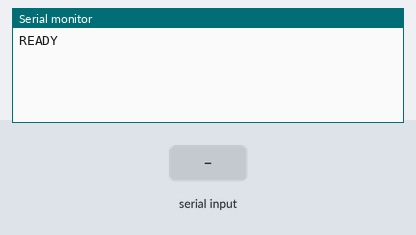
The sketch below on a simulated Arduino Uno, built with avr-gcc and run on an emulated ATmega328P. Parts: the last lines printed to the serial monitor. The test bench sets the inputs (shaded band).

Above: at 1.2 s.
1.3 s: "GOTO 1\n" received over Serial
At 1.7 s:
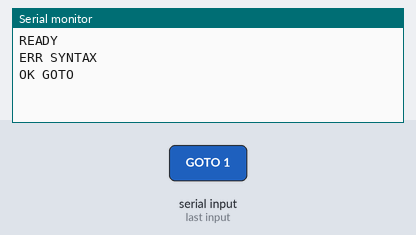
2.8 s: "TRACK 1\n" received over Serial
At 4.0 s:
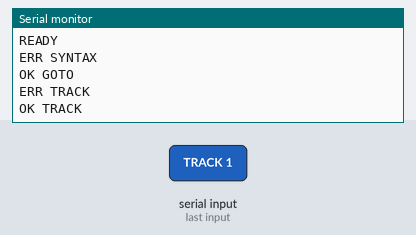
4.3 s: "ZERO\n" received over Serial
At 4.6 s:
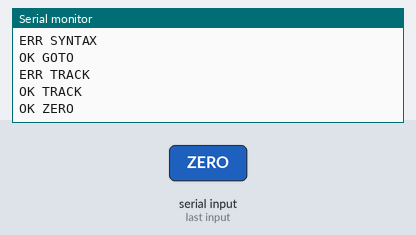
5.8 s: "STOP\n" received over Serial
At 7.0 s:
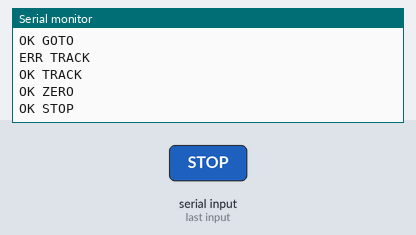

Measured:
- after the input at 1.3 s, the serial monitor: prints a new line at once (image 1)
- after the input at 2.8 s, the serial monitor: prints a new line at once (image 2)
- after the input at 4.3 s, the serial monitor: prints a new line at once (image 3)
- after the input at 5.8 s, the serial monitor: prints a new line at once (image 4)

The sketch:

tracker3.0.ino
```cpp
// FIRMWARE PARA CONTROLE DE TELESCOPIO (LAT359.999/ALT90) COM MOTOR DE PASSO NEMA (RECOMENDADO) 17 EM ARDUINO UNO
// VERSAO 3.0 STABLE DESENVOLVIDA POR BRYAM S. SIERPINSKI EM 01/2026
// USO LIVRE :)

#include <AccelStepper.h>

// ================== PINOS ==================
#define AZ_STEP 2
#define AZ_DIR 3
#define ALT_STEP 4
#define ALT_DIR 5

// ================== MOTORES ==================
AccelStepper motorAz(AccelStepper::DRIVER, AZ_STEP, AZ_DIR);
AccelStepper motorAlt(AccelStepper::DRIVER, ALT_STEP, ALT_DIR);

// ================== CONFIG ==================
const float AZ_STEPS_PER_DEG = 20.0;
const float ALT_STEPS_PER_DEG = 20.0;

// Limites físicos do hardware
const float AZ_MIN = 0, AZ_MAX = 359.999; // Eixo horizontal
const float ALT_MIN = 0, ALT_MAX = 90;    // Eixo vertical (azimute 90)

// LIMPAR VARIÁVEIS
float currentAz = 0.0;
float currentAlt = 0.0;

float targetAz = 0.0;
float targetAlt = 0.0;

bool tracking = false;

float speedAz = 0;
float speedAlt = 0;

// compensação de folga de mudança de direção
const int BACKLASH_AZ_STEPS = 5;
const int BACKLASH_ALT_STEPS = 5;

// ================== SETUP ==================
void setup()
{
  Serial.begin(9600);

  motorAz.setMaxSpeed(800);
  motorAz.setAcceleration(400);

  motorAlt.setMaxSpeed(800);
  motorAlt.setAcceleration(400);

  Serial.println("READY");
}

// ================== LOOP ==================
void loop()
{
  if (!readBinaryTrack())
  {
    readCommand();
  }

  if (tracking)
  {
    motorAz.setSpeed(speedAz);
    motorAlt.setSpeed(speedAlt);
    motorAz.runSpeed();
    motorAlt.runSpeed();
  }
  else
  {
    motorAz.run();
    motorAlt.run();

    if (!motorAz.isRunning() && !motorAlt.isRunning())
    {
      currentAz = motorAz.currentPosition() / AZ_STEPS_PER_DEG;
      currentAlt = motorAlt.currentPosition() / ALT_STEPS_PER_DEG;
    }
  }
}

// ================== SERIAL ==================
String inputString = "";
void readCommand()
{
  while (Serial.available())
  {
    char inChar = (char)Serial.read();
    if (inChar == '\n')
    {
      inputString.trim();
      parseCommand(inputString);
      inputString = "";
    }
    else
    {
      inputString += inChar;
    }
  }
}

void parseCommand(String cmd)
{
  if (cmd.startsWith("GOTO"))
  {
    parseGoto(cmd);
    tracking = false;
    Serial.println("OK GOTO");
  }
  else if (cmd.startsWith("TRACK"))
  {
    parseTrackSpeed(cmd);
    tracking = true;
    Serial.println("OK TRACK");
  }
  else if (cmd == "ZERO")
  {
    zeroPosition();
    Serial.println("OK ZERO");
  }
  else if (cmd == "STOP")
  {
    speedAz = 0;
    speedAlt = 0;

    motorAz.setSpeed(0);
    motorAlt.setSpeed(0);

    motorAz.stop();
    motorAlt.stop();
    motorAz.moveTo(motorAz.currentPosition());
    motorAlt.moveTo(motorAlt.currentPosition());

    tracking = false;
    Serial.println("OK STOP");
  }
  else
  {
    Serial.println("ERR SYNTAX");
  }
}

// ================== GOTO / TRACK ==================
void parseGoto(String cmd)
{
  float az, alt;

  int azIndex = cmd.indexOf("AZ=");
  int altIndex = cmd.indexOf("ALT=");

  if (azIndex < 0 || altIndex < 0)
  {
    Serial.println("ERR SYNTAX");
    return;
  }

  az = cmd.substring(azIndex + 3, cmd.indexOf(' ', azIndex + 3)).toFloat();
  alt = cmd.substring(altIndex + 4).toFloat();

  moveTo(az, alt);
}

// ================== MOVIMENTO ==================
void applyBacklash(long nextAzSteps, long nextAltSteps)
{
  // Se direção mudou, empurra para compensar folga
  if (nextAzSteps > motorAz.currentPosition())
    nextAzSteps += BACKLASH_AZ_STEPS;
  else if (nextAzSteps < motorAz.currentPosition())
    nextAzSteps -= BACKLASH_AZ_STEPS;
  if (nextAltSteps > motorAlt.currentPosition())
    nextAltSteps += BACKLASH_ALT_STEPS;
  else if (nextAltSteps < motorAlt.currentPosition())
    nextAltSteps -= BACKLASH_ALT_STEPS;

  motorAz.moveTo(nextAzSteps);
  motorAlt.moveTo(nextAltSteps);
}

void moveTo(float az, float alt)
{
  // Respeita limites fisicos
  az = constrain(az, AZ_MIN, AZ_MAX);
  alt = constrain(alt, ALT_MIN, ALT_MAX);

  // Calcular menor delta (menor caminho) para voltas maiores que 180 nao derem a volta contando - graus
  float deltaAz = az - currentAz;
  if (deltaAz > 180)
    deltaAz -= 360;
  if (deltaAz < -180)
    deltaAz += 360;

  long azSteps = (currentAz + deltaAz) * AZ_STEPS_PER_DEG;
  long altSteps = alt * ALT_STEPS_PER_DEG;

  applyBacklash(azSteps, altSteps);

  targetAz = az;
  targetAlt = alt;

  currentAz = az;
  currentAlt = alt;
}

// ================== ZERO ==================
void zeroPosition()
{
  motorAz.setCurrentPosition(0);
  motorAlt.setCurrentPosition(0);

  currentAz = 0;
  currentAlt = 0;
}

// ================== TRACKER SPEED ==================
void parseTrackSpeed(String cmd)
{
  int azIndex = cmd.indexOf("VAZ=");
  int altIndex = cmd.indexOf("VALT=");

  if (azIndex < 0 || altIndex < 0)
  {
    Serial.println("ERR TRACK");
    return;
  }

  float vaz = cmd.substring(azIndex + 4, cmd.indexOf(' ', azIndex + 4)).toFloat();
  float valt = cmd.substring(altIndex + 5).toFloat();

  // converte °/s → steps/s
  speedAz = vaz * AZ_STEPS_PER_DEG;
  speedAlt = valt * ALT_STEPS_PER_DEG;

  // limite de segurança
  speedAz = constrain(speedAz, -200, 200);
  speedAlt = constrain(speedAlt, -200, 200);
}

// ================== BYNARY TRACKER ==================
bool readBinaryTrack()
{
  if (Serial.available() < 12)
    return false;

  if (Serial.read() != 0x02)
    return false;

  char cmd = Serial.read();
  if (cmd != 'T')
    return false;

  int32_t vaz_i = 0;
  int32_t valt_i = 0;

  Serial.readBytes((byte *)&vaz_i, 4);
  Serial.readBytes((byte *)&valt_i, 4);

  byte chk = Serial.read();
  if (Serial.read() != 0x03)
    return false;

  // converte milideg/s → steps/s
  speedAz = (vaz_i / 1000.0) * AZ_STEPS_PER_DEG;
  speedAlt = (valt_i / 1000.0) * ALT_STEPS_PER_DEG;

  speedAz = constrain(speedAz, -200, 200);
  speedAlt = constrain(speedAlt, -200, 200);

  tracking = true;
  return true;
}
```
